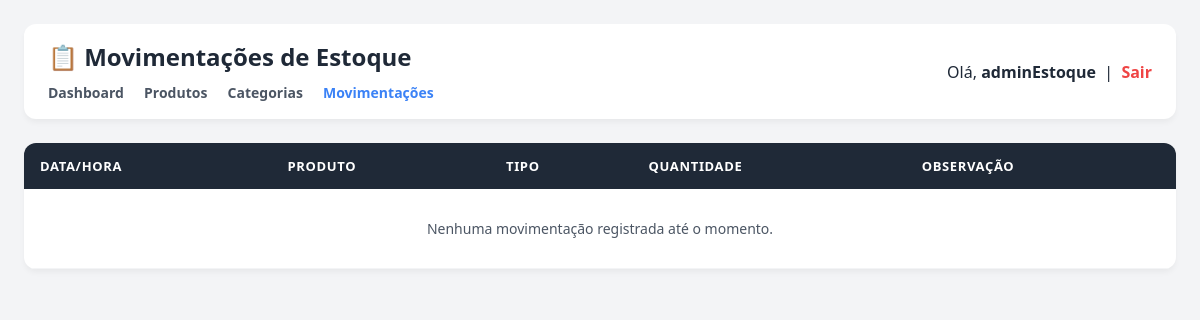
The page /estoque/movimentacoes (signed in) on the database as committed earlier.
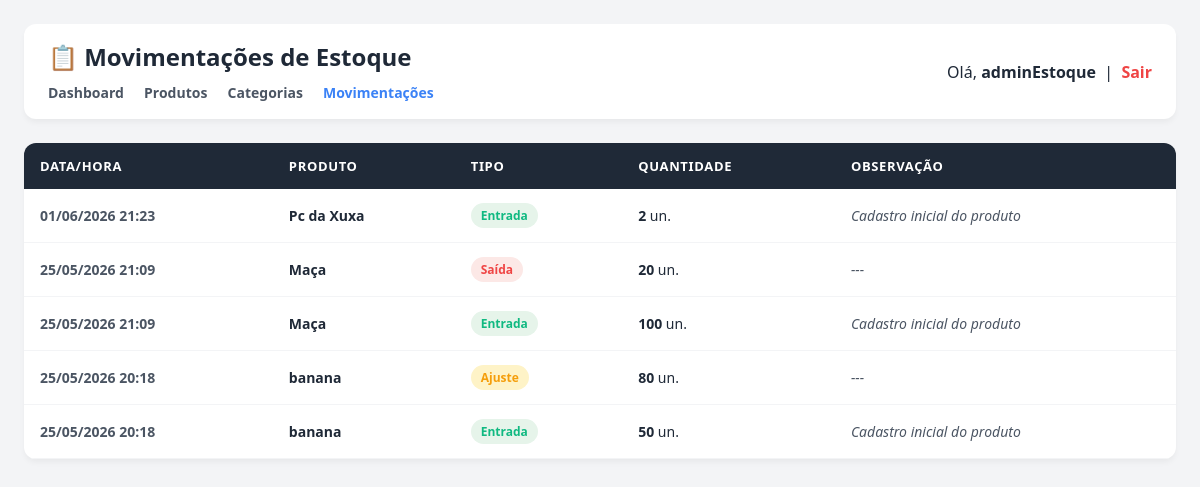
The same page on the database as committed later.
### estoque/models.py (models this page shows, shortened)
class MovimentacaoEstoque(models.Model):
    TIPO_CHOICES = [
        ('ENTRADA', 'Entrada'),
        ('SAIDA', 'Saída'),
        ('AJUSTE', 'Ajuste'),
    ]
    produto = models.ForeignKey(Produto, on_delete=models.CASCADE, related_name='movimentacoes')
    tipo = models.CharField(max_length=10, choices=TIPO_CHOICES)
    quantidade = models.IntegerField()
    observacao = models.CharField(max_length=250, blank=True)
    data = models.DateTimeField(auto_now_add=True)
    usuario = models.ForeignKey(User, on_delete=models.SET_NULL, null=True, blank=True, help_text="Quem realizou")
    custo_total_financeiro = models.DecimalField(max_digits=12, decimal_places=2, default=0.00, help_text="Qtd x Preço no momento")

class Produto(models.Model):
    nome = models.CharField(max_length=100)
    descricao = models.CharField(max_length=250, blank=True)
    categoria = models.ForeignKey(Categoria, on_delete=models.SET_NULL, null=True, blank=True)
    quantidade = models.IntegerField(default=0)
    quantidade_minima = models.IntegerField(default=0)
    preco_unitario = models.DecimalField(max_digits=10, decimal_places=2, default=0.00)
    localizacao_deposito = models.CharField(max_length=100, blank=True, help_text="Ex: Corredor A, Prateleira 3")
    fornecedor_id = models.IntegerField(null=True, blank=True, help_text="ID do parceiro do Módulo de Fornecedores")
    cliente_reserva_id = models.IntegerField(null=True, blank=True, help_text="ID do Cliente se o item estiver reservado")
    status_reserva = models.BooleanField(default=False)

### estoque/views.py (the view)
# urls.py: path('movimentacoes', views.listar_movimentacoes, name='listar_movimentacoes'),
@login_required
def listar_movimentacoes(request):
    movimentacoes = MovimentacaoEstoque.objects.all().order_by('-data')
    return render(request, 'listarMovimentacoes.html', {'movimentacoes': movimentacoes})

### estoque/templates/listarMovimentacoes.html (shortened to what this page needs)
<!DOCTYPE html>
<html lang="pt-br">
<head>
</head>
<body>
<div class="topo">
    <div>
        <h1>📋 Movimentações de Estoque</h1>
        <div class="nav">
            <a href="/estoque/dashboard">Dashboard</a>
            <a href="/estoque/listar">Produtos</a>
            <a href="/estoque/categorias">Categorias</a>
            <a href="/estoque/movimentacoes" style="color: var(--primary);">Movimentações</a>
        </div>
    </div>
    <div>
        <span>Olá, <strong>{{ request.user.username }}</strong> &nbsp;|&nbsp;</span>
        <a href="/logout" class="logout">Sair</a>
    </div>
</div>
<div class="table-container">
    <table>
        <thead>
            <tr>
                <th>Data/Hora</th>
                <th>Produto</th>
                <th>Tipo</th>
                <th>Quantidade</th>
                <th>Observação</th>
            </tr>
        </thead>
        <tbody>
            {% for mov in movimentacoes %}
            <tr>
                <td><strong style="color: var(--text-muted);">{{ mov.data|date:"d/m/Y H:i" }}</strong></td>
                <td><strong>{{ mov.produto.nome }}</strong></td>
                <td>
                    <span class="badge {% if mov.tipo == 'ENTRADA' %}entrada{% elif mov.tipo == 'SAIDA' %}saida{% else %}ajuste{% endif %}">
                        {{ mov.get_tipo_display }}
                    </span>
                </td>
                <td><strong>{{ mov.quantidade }}</strong> un.</td>
                <td><span style="font-style: italic; color: var(--text-muted);">{{ mov.observacao|default:"---" }}</span></td>
            </tr>
            {% empty %}
            <tr><td colspan="5" style="text-align:center; color: var(--text-muted); padding: 30px;">Nenhuma movimentação registrada até o momento.</td></tr>
            {% endfor %}
        </tbody>
    </table>
</div>
</body>
</html>

Rows that differ between the two databases and show on the page:
added MovimentacaoEstoque: data "01/06/2026 21:23", produto.nome "Pc da Xuxa", tipo "Entrada", quantidade "2", observacao "Cadastro inicial do produto"
added MovimentacaoEstoque: data "25/05/2026 21:09", produto.nome "Maça", tipo "Saída", quantidade "20", observacao "---"
added MovimentacaoEstoque: data "25/05/2026 21:09", produto.nome "Maça", tipo "Entrada", quantidade "100", observacao "Cadastro inicial do produto"
added MovimentacaoEstoque: data "25/05/2026 20:18", produto.nome "banana", tipo "Ajuste", quantidade "80", observacao "---"
added MovimentacaoEstoque: data "25/05/2026 20:18", produto.nome "banana", tipo "Entrada", quantidade "50", observacao "Cadastro inicial do produto"
Other text that changed with them:
text no longer shown: "Nenhuma movimentação registrada até o momento."
